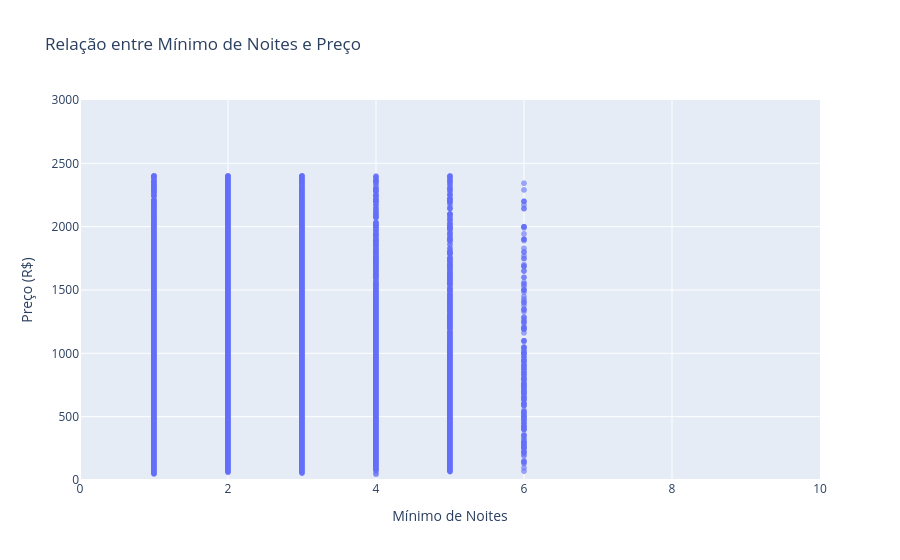

Notebook code for this chart:
### Code cell
import plotly.express as px

fig = px.scatter(df_limpo, x='minimum_nights', y='price',
                 title='Relação entre Mínimo de Noites e Preço',
                 labels={'minimum_nights': 'Mínimo de Noites', 'price': 'Preço (R$)'},
                 opacity=0.6)

# Opcional: limitar valores extremos para melhor visualização
fig.update_xaxes(range=[0, 10])
fig.update_yaxes(range=[0, 3000])

fig.show()

### Figure 1 — Plotly figure (JSON) as saved in the notebook; plotly's stock layout.template omitted (floating-point values rounded to 4 significant figures; data arrays with more than 128 entries replaced by an {"elided": "..."} marker saying what was removed)
{"data": [{"hovertemplate": "Mínimo de Noites=%{x}<br>Preço (R$)=%{y}<extra></extra>", "legendgroup": "", "marker": {"color": "#636efa", "opacity": 0.6, "symbol": "circle"}, "mode": "markers", "name": "", "showlegend": false, "type": "scattergl", "x": {"elided": "31894 int values"}, "xaxis": "x", "y": {"elided": "31894 int values"}, "yaxis": "y"}], "layout": {"legend": {"tracegroupgap": 0}, "title": {"text": "Relação entre Mínimo de Noites e Preço"}, "xaxis": {"anchor": "y", "domain": [0, 1], "range": [0, 10], "title": {"text": "Mínimo de Noites"}}, "yaxis": {"anchor": "x", "domain": [0, 1], "range": [0, 3000], "title": {"text": "Preço (R$)"}}}}
